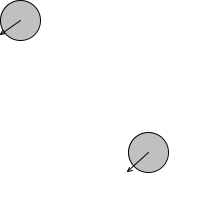
Frame 1 (no input)
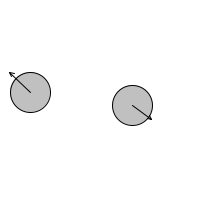
Frame 60 (the mouse pressed at the canvas centre just before this capture)
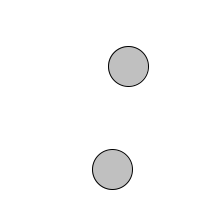
Frame 120 (the mouse held since frame 60 and released just before this capture)

The Processing sketch that drew these frames (run headless with seeded random() and noise(); from frame 60 on, the mouse is pressed at the canvas centre):

// Processing sketch: CirclesCollision
// ── CirclesCollision.pde
Circle a, b;

boolean showVectors = true;

void setup() {
  size(200, 200);

  a = new Circle(new PVector(random(3), random(-3, 3)), new PVector(10, 10));

  b = new Circle(new PVector(-2, 2), new PVector(150, 150));
}

void draw() {
  background(255);

  a.go();

  b.go();

  // Note this function will ONLY WORK with two objects
  // Needs to be revised in the case of an array of objects
  a.collideEqualMass(b);
}

// ── Circle.pde
class Circle {
  PVector loc;

  PVector vel;

  float bounce = 1.0;

  float r = 20;

  boolean colliding = false;

  Circle(PVector v, PVector l) {
    vel = v.copy();

    loc = l.copy();
  }

  // Main method to operate object
  void go() {
    update();

    borders();

    display();
  }

  // Method to update location
  void update() {
    loc.add(vel);
  }

  // Check for bouncing off borders
  void borders() {
    if (loc.y > height - r) {
      vel.y *= -bounce;

      loc.y = height - r;
    } else if (loc.y < r) {
      vel.y *= -bounce;

      loc.y = r;
    }

    if (loc.x > width - r) {
      vel.x *= -bounce;

      loc.x = width - r;
    } else if (loc.x < r) {
      vel.x *= -bounce;

      loc.x = r;
    }
  }

  // Method to display
  void display() {
    ellipseMode(CENTER);

    stroke(0);

    fill(175, 200);

    ellipse(loc.x, loc.y, r * 2, r * 2);

    if (showVectors) {
      drawVector(vel, loc, 10);
    }
  }

  // 检测两圆是否相交
  // 输入参数为两个圆各自的圆心和半径
  boolean intersect(Circle other) {
    float d = PVector.dist(loc, other.loc);

    float sumR = r + other.r;

    if (d <= sumR) {
      return true;
    } else {
      return false;
    }
  }

  void collideEqualMass(Circle other) {
    // Are they colliding?
    boolean isX = intersect(other);

    if (!colliding && isX) {
      // Yes, make new velocities!
      colliding = true;

      // Direction of one object another
      PVector n = PVector.sub(other.loc, loc);

      n.normalize();

      // Difference of velocities so that we think of one object as stationary
      PVector V1i = PVector.sub(vel, other.vel);

      // Separate out components -- one in direction of normal
      PVector V1iy = componentVector(V1i, n);

      // Other component V1ix
      V1i.sub(V1iy);
      
      // These are the new velocities plus the velocity of the object we consider as stastionary
      vel = PVector.add(V1i, other.vel);

      other.vel = PVector.add(V1iy, other.vel);
    } else if (!isX) {
      colliding = false;
    }
  }
}

PVector componentVector(PVector vector, PVector directionVector) {
  // --! ARGUMENTS: vector, directionVector (2D vectors)
  // --! RETURNS: the component vector of vector in the direction directionVector
  // -- normalize directionVector
  directionVector.normalize();

  directionVector.mult(vector.dot(directionVector));

  return directionVector;
}

// ── drawVector.pde
void drawVector(PVector v, PVector loc, float scayl) {
  pushMatrix();

  float arrowsize = 4;

  // Translate to location to render vector
  translate(loc.x, loc.y);

  stroke(0);

  // Call vector heading function to get direction (note that pointing up is a heading of 0) and rotate
  rotate(v.heading());

  // Calculate length of vector & scale it to be bigger or smaller if necessary
  float len = v.mag() * scayl;

  // Draw three lines to make an arrow (draw pointing up since we've rotate to the proper direction)
  line(0, 0, len, 0);

  line(len, 0, len - arrowsize, +arrowsize/2);

  line(len, 0, len - arrowsize, -arrowsize / 2);

  popMatrix();
}

void mousePressed() {
  showVectors = !showVectors;
}
